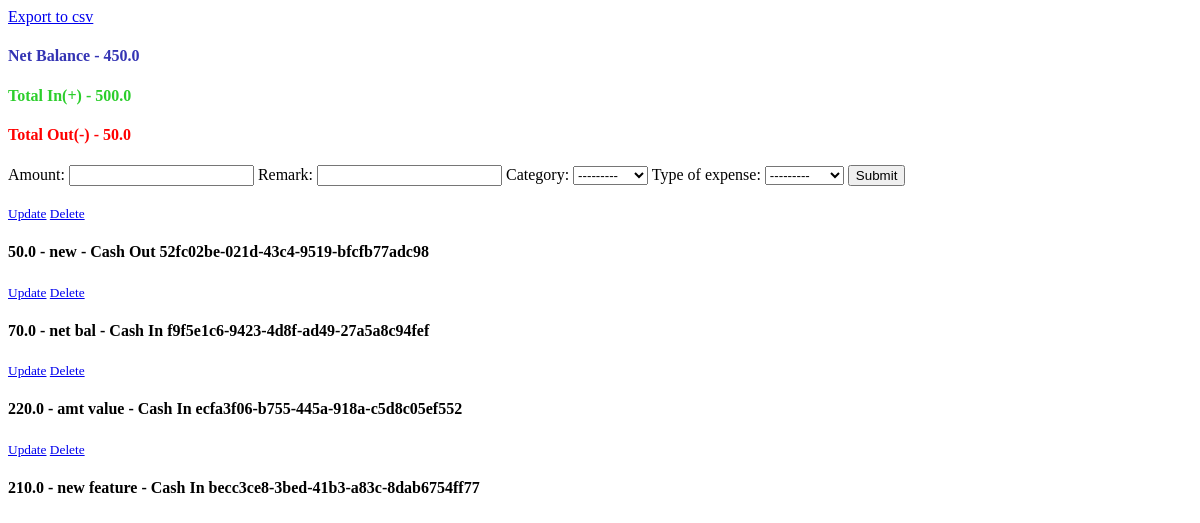
Page /myexp/ (signed in) on the earlier database version.
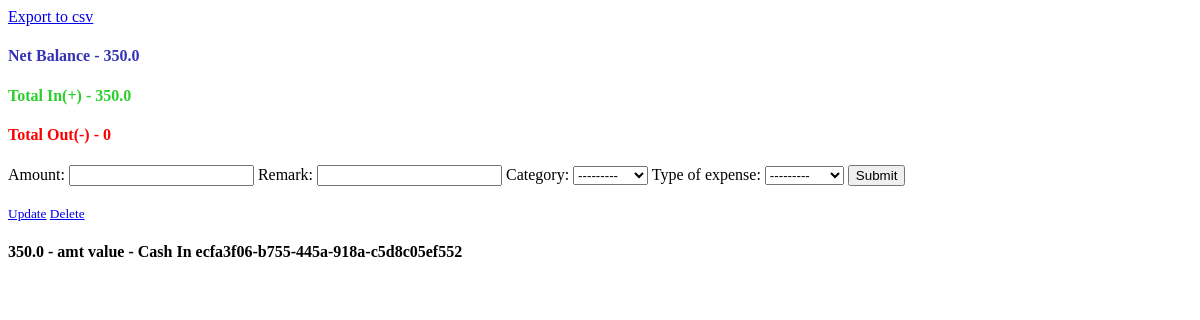
Same page on the later database version.
### my_expenses/models.py (models this page shows, shortened)
class Expense(models.Model):
    kinds = (
        ("Cash In", "Cash In"),
        ("Cash Out", "Cash Out")
    )
    project = (
        ("Food", "Food"),
        ("School", "School"),
        ("Church", "Church"),
        ("Personal", "Personal")
    )
    id = models.UUIDField(primary_key=True, default=uuid.uuid4, editable=False)
    user = models.ForeignKey(User, null=True, on_delete=models.SET_NULL)
    amount = models.FloatField()
    remark = models.CharField(max_length=200, default="")
    category = models.CharField(max_length=100, null=True, choices=project)
    type_of_expense = models.CharField(max_length=100, null=True, choices=kinds)
    date_created = models.DateTimeField(auto_now_add=True)
    date_modified = models.DateTimeField(auto_now=True)
    class Meta:
        ordering = ["-date_created"]

### my_expenses/views.py (the view)
# urls.py: path("", homepage, name="home"),
def homepage(request):
    user = request.user
    expenses = Expense.objects.filter(user=user)
    cash_in = []
    cash_out = []
    for i in expenses:
        if i.type_of_expense == "Cash In":
           cash_in.append(i.amount)
        elif i.type_of_expense == "Cash Out":
            cash_out.append(i.amount)
    sum_cash_in = sum([i for i in cash_in])
    sum_cash_out = sum([i for i in cash_out])
    total_out = str(sum_cash_out).strip("-")
    balance = -(sum_cash_out) + sum_cash_in
    forms = ExpenseForm(initial={"user":user})
    instance_model = user
    if request.method == "POST":
        forms = ExpenseForm(request.POST)
        if forms.is_valid():
            forms.save()
            return redirect("home")
    context = {
            "expenses":expenses, "total_in":sum_cash_in, "total_out":total_out,
            "balance":balance, "forms":forms
            }
    return render(request, "index.html", context)

### my_expenses/forms.py
class ExpenseForm(forms.ModelForm):
    class Meta:
        model = Expense
        fields = "__all__"
        widgets = {"user":forms.HiddenInput()}

### my_expenses/templates/index.html (shortened to what this page needs)
<!DOCTYPE html>
<html lang="en">
<head>
</head>
<body>
    <a href="{% url 'download_csv' %}">Export to csv</a><br>
    <h4 style="color: rgb(52, 52, 180);">Net Balance - {{balance}}</h4>
    <h4 style="color: rgb(44, 206, 44);">Total In(+) - {{total_in}}</h4>
    <h4 style="color: red;">Total Out(-) - {{total_out}}</h4>
    <form method="POST">{% csrf_token %}
        {{forms}}
        <button type="submit">Submit</button>
    </form><br>
    {% for i in expenses %}
    <article class="media content-section">
        <div class="media-body">
        <div class="article-metadata">
            <small>
                <a href="{% url 'detail' i.id %}">Update</a>
            </small>
            <small>
                <a href="{% url 'delete' i.id %}">Delete</a>
            </small>
        </div>
        <h4>{{i.amount}} - {{i.remark}} - {{i.type_of_expense}}
            {{i.id}}
        </h4>
        </div>
    </article>
    {% endfor %}
</body>
</html>

Differences in the rows shown:
removed Expense: amount "50.0", remark "new", type_of_expense "Cash Out", id "52fc02be-021d-43c4-9519-bfcfb77adc98"
removed Expense: amount "70.0", remark "net bal", type_of_expense "Cash In", id "f9f5e1c6-9423-4d8f-ad49-27a5a8c94fef"
removed Expense: amount "210.0", remark "new feature", type_of_expense "Cash In", id "becc3ce8-3bed-41b3-a83c-8dab6754ff77"
changed Expense "amt value": amount "220.0" → "350.0"
Other differences:
{{ balance }}: "450.0" → "350.0"
{{ total_in }}: "500.0" → "350.0"
{{ total_out }}: "50.0" → "0"
